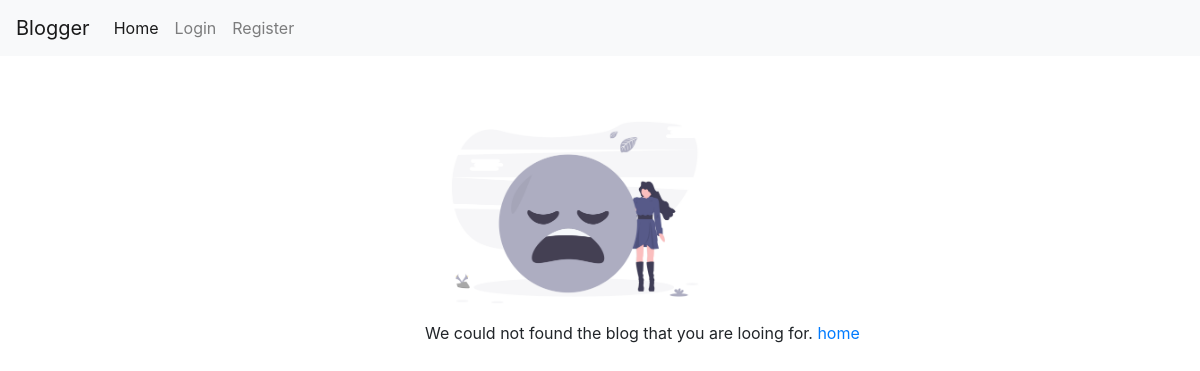
The page /post/2 on the database as committed earlier.
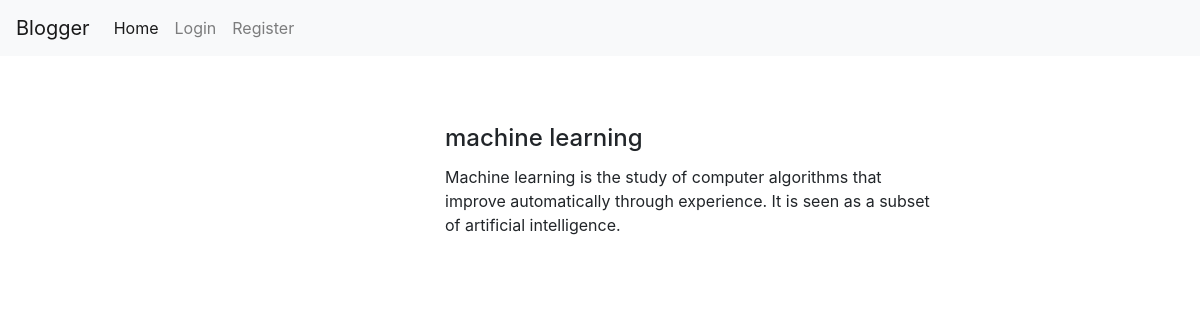
The same page on the database as committed later.
### blog_app/model.py (models this page shows, shortened)
class Blog(db.Model):
    id = db.Column(db.INTEGER, primary_key=True, autoincrement=True)
    title = db.Column(db.TEXT, nullable=False)
    content = db.Column(db.TEXT, nullable=False)
    date_posted = db.Column(db.DATETIME, nullable=False, default=datetime.utcnow())
    author = db.Column(db.INTEGER, db.ForeignKey('users.id'), nullable=False)
    like = db.relationship('Likes', backref='liked', lazy=True)

### blog_app/users.py (the view)
@app.route('/post/<int:blog_id>', methods=['GET'])
def view_blog(blog_id):
    if request.method == 'GET':
        blog = Blog.query.get(int(blog_id))
        if current_user.is_authenticated:
            like = Likes.query.filter_by(user_id=current_user.id, blog_id=blog_id).first()
            return render_template('user/view_blog.html', blog=blog, like=like)
        return render_template('user/view_blog.html', blog=blog)

### blog_app/templates/user/view_blog.html (shortened to what this page needs)
{% extends('base.html') %}
{% block content %}
    {% if blog %}
        <div class="card border-0">
            <div class="card-body">
                <div class="card-title h4">{{ blog.title }}</div>
                <div class="card-text">
                    {{ blog.content }}
                </div>
            </div>
        </div>
    {% else %}
        <div class="image-container">
            <img src="{{ url_for('static', filename='images/404.png')}}" alt="empty blog">
        </div>
        We could not found the blog that you are looing for. <a href="{{ url_for('home')}}">home</a>
    {% endif %}
{% endblock %}

Rows that differ between the two databases and show on the page:
added Blog: title "machine learning", content "Machine learning is the study of computer algorithms that improve automatically through experience. It is seen as a subset of artificial intelligence."
Other text that changed with them:
text no longer shown: "We could not found the blog that you are looing for. home"
